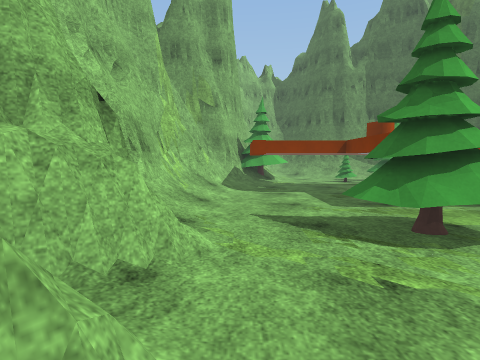
view 1 (above)

24 first-person views from a walk through a scene from a Unity 3-D project. The camera is 1.2 m above the floor, tilts 4° down and sees 80° across. The floor is counted in squares, 1 m on a side. Each view is taken from the middle of a square. On the plan, view 1 faces up. The plan holds only what a view shows up to about 13 squares ahead; the rest is blank. The place goes on beyond the plan. Surface patterns are stand-ins for the level's own textures.

view 2
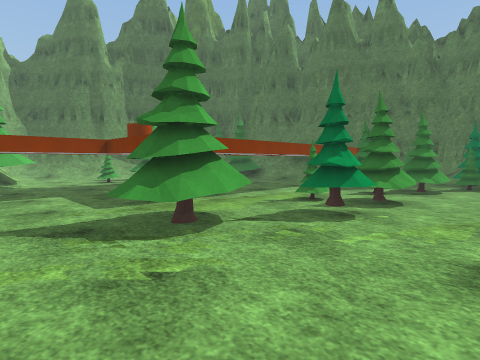

view 3
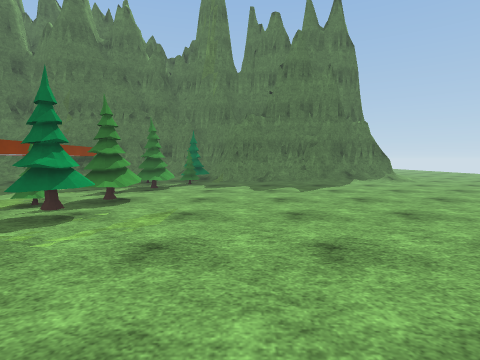

view 4
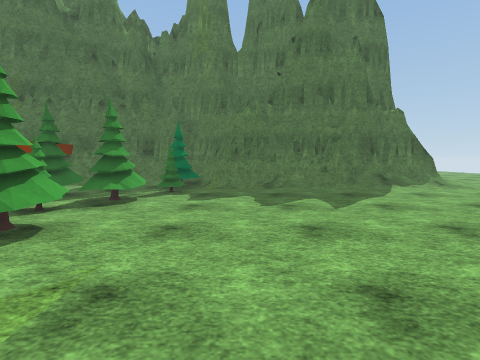

view 5
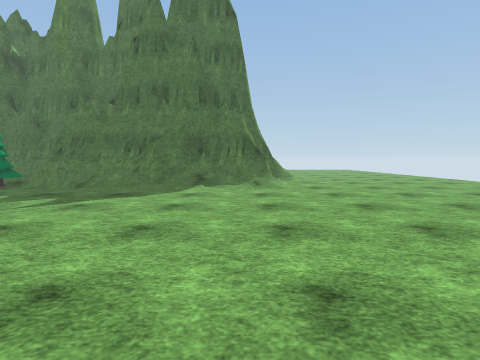

view 6
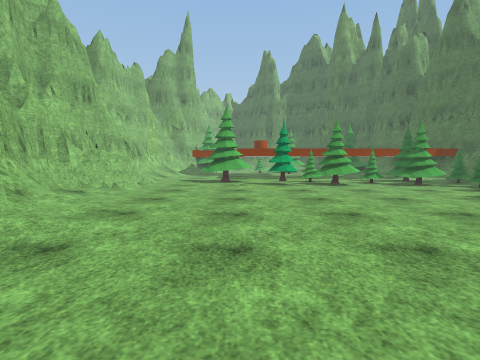

view 7
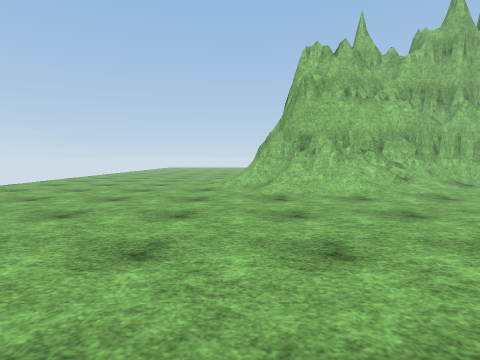

view 8
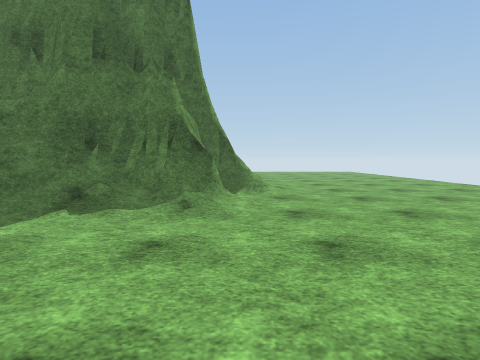

view 9
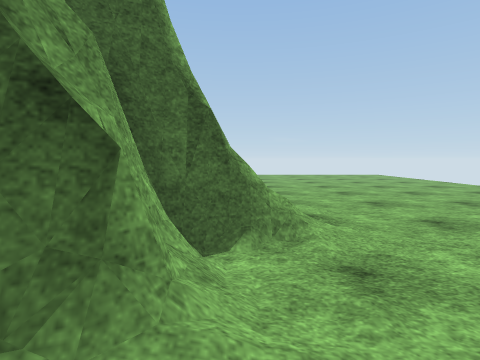

view 10
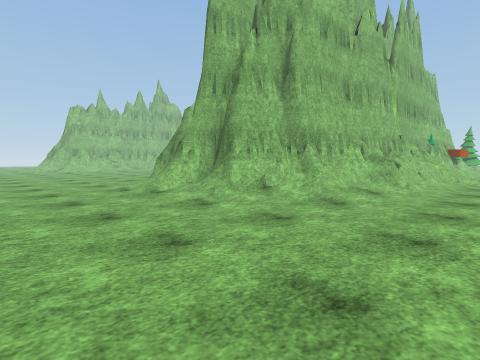

view 11
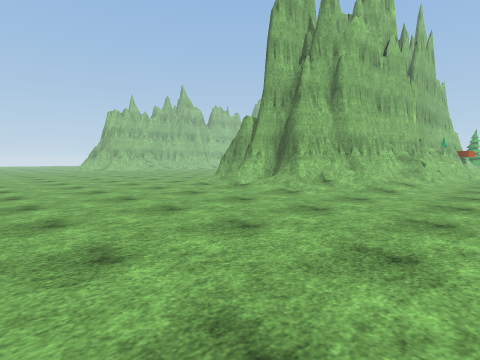

view 12
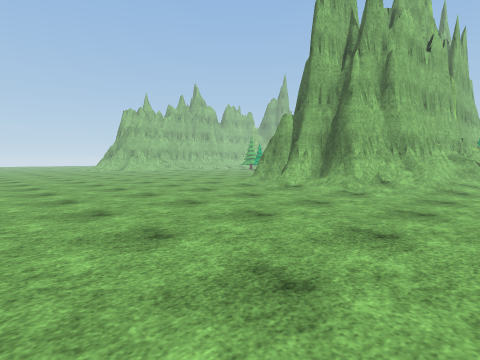

view 13
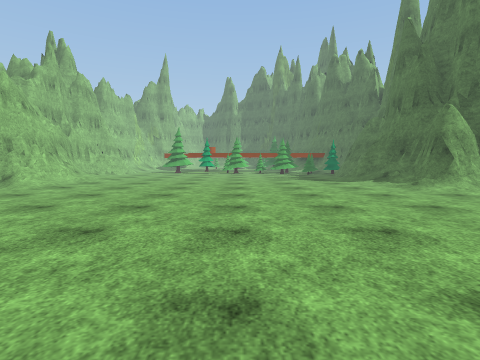

view 14
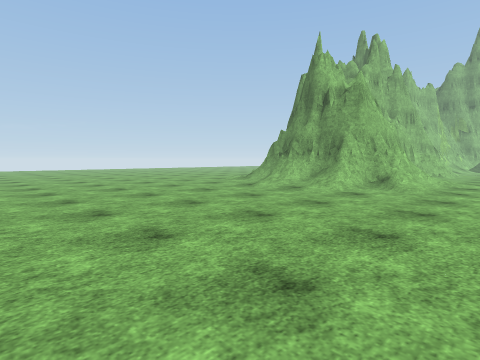

view 15
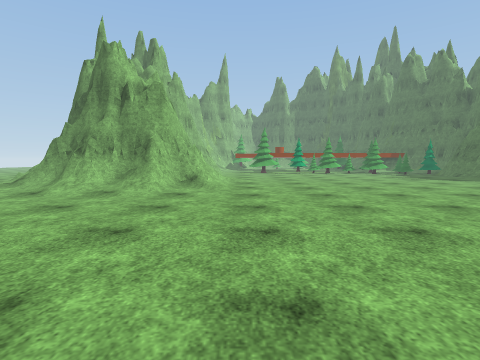

view 16
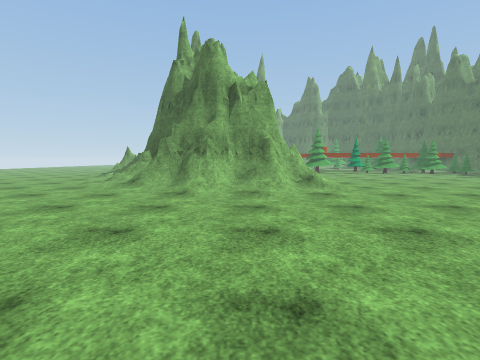

view 17
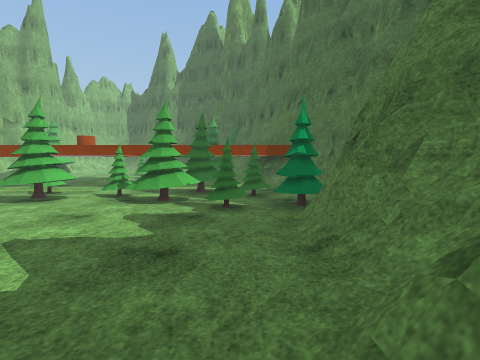

view 18
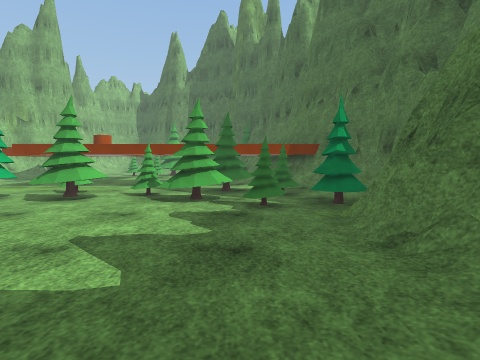

view 19
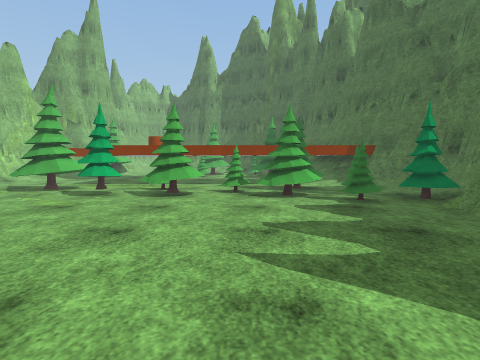

view 20
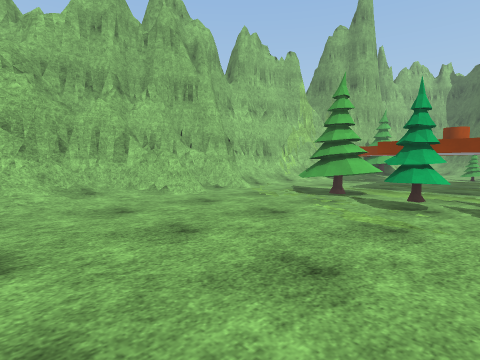

view 21
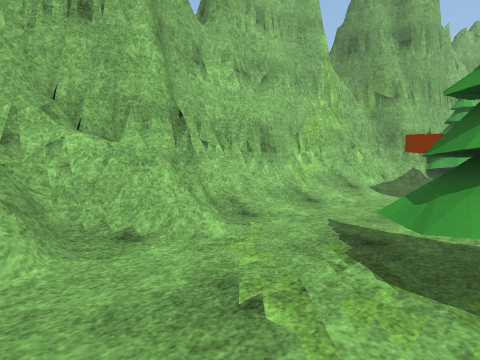

view 22
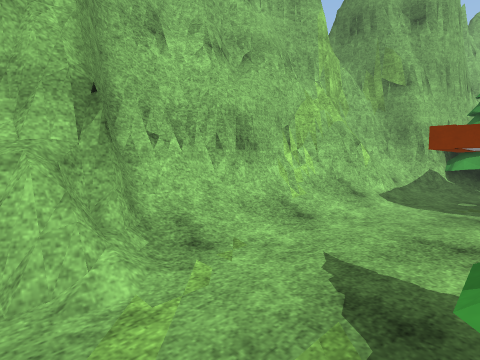

view 23
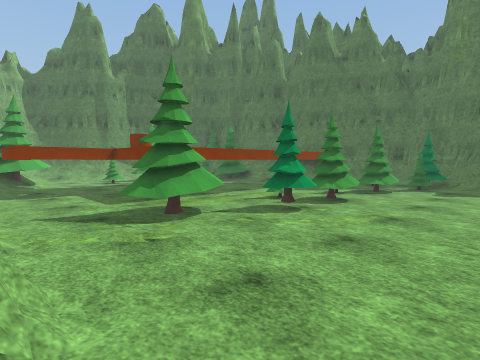

view 24
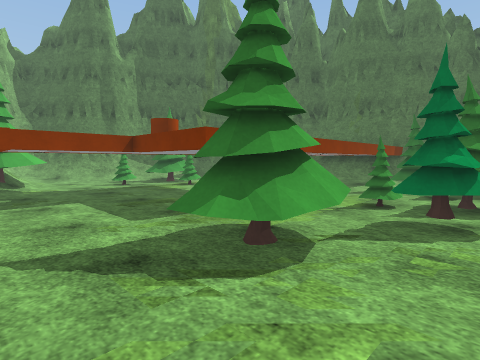

### Floor plan
Key: @ floor where view 1 was taken; # wall or solid block; . main floor; : floor 0.25 m higher than the main floor; / step, stairs or slope; = window, fence, low wall or low ledge; ^ raised ledge; T thing the floor can be seen under or through; R tree; O other object.
Columns run from 6 left of view 1 to 30 right of it. Each row starts with its distance up from view 1.
 17         O.
 16       #RR..
 15      ##RR...
 14     #####^^^
 13     #//#
 12     ##/#^
 11     #=.#
 10    ##/.#TT^
  9    #=/....^
  8    #=/....^            #
  7    #=/....^^^^^^^^^^^^^^#
  6    #O/...  ........R .:=#
  5    ##/..RRRR..R....RR . #
  4    ###..RRR.R.R RR...RR.#
  3     #=.....RRRRRR.RRR...#
  2     #/......R.RR...ORRRR
  1     ##...............RRR
  0     ##@................#
 -1     #..................#          =
 -2     #/.................#        #=..
 -3     #/................##        ^=..
 -4     #//...............=#       #^=..
 -5     #=/...............##       #==..
 -6     ##//............../#      ##/...
 -7     ##//............../##     ##/...
 -8     ##/.............../=#    ##=/...
 -9 #####=/................=#    #=//...
-10 ##=##//................=######//....
-11 /////..................//.##//:......
-12 //.//.....................//:........
-13 .....................................
-14 .....................................
-15 .....................................
-16 .....................................
-17 .....................................
-18 .....................................
-19 ........... .........................
-20 ..........   .......................
-21 .........          ..................
-22   ...... .     .            ..... .

Positions as (right, up) in squares from view 1, and headings:
1: (0, 0), facing up
2: (0, 0), facing up-right
3: (0, -1), facing right
4: (4, -1), facing right
5: (4, -9), facing right
6: (4, -11), facing up
7: (10, -11), facing left
8: (10, -11), facing right
9: (16, -11), facing right
10: (30, -17), facing up-left
11: (30, -21), facing up-left
12: (28, -22), facing up-left
13: (9, -22), facing up
14: (3, -22), facing up-left
15: (1, -22), facing up
16: (-4, -22), facing up
17: (15, -6), facing up
18: (14, -6), facing up
19: (11, -7), facing up
20: (8, -5), facing up-left
21: (3, 1), facing up-left
22: (2, 3), facing up-left
23: (-1, -2), facing up-right
24: (0, 2), facing up-right
